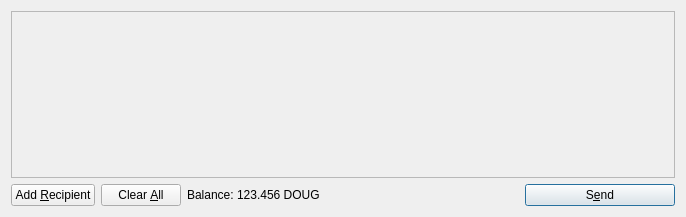
<?xml version="1.0" encoding="UTF-8"?>
<ui version="4.0">
 <class>SendCoinsDialog</class>
 <widget class="QDialog" name="SendCoinsDialog">
  <property name="geometry">
   <rect>
    <x>0</x>
    <y>0</y>
    <width>686</width>
    <height>217</height>
   </rect>
  </property>
  <property name="windowTitle">
   <string>Send Coins</string>
  </property>
  <layout class="QVBoxLayout" name="verticalLayout">
   <item>
    <widget class="QScrollArea" name="scrollArea">
     <property name="widgetResizable">
      <bool>true</bool>
     </property>
     <widget class="QWidget" name="scrollAreaWidgetContents">
      <property name="geometry">
       <rect>
        <x>0</x>
        <y>0</y>
        <width>666</width>
        <height>165</height>
       </rect>
      </property>
      <layout class="QVBoxLayout" name="verticalLayout_2">
       <property name="margin">
        <number>0</number>
       </property>
       <item>
        <layout class="QVBoxLayout" name="entries">
         <property name="spacing">
          <number>6</number>
         </property>
        </layout>
       </item>
       <item>
        <spacer name="verticalSpacer">
         <property name="orientation">
          <enum>Qt::Vertical</enum>
         </property>
         <property name="sizeHint" stdset="0">
          <size>
           <width>20</width>
           <height>40</height>
          </size>
         </property>
        </spacer>
       </item>
      </layout>
     </widget>
    </widget>
   </item>
   <item>
    <layout class="QHBoxLayout" name="horizontalLayout">
     <item>
      <widget class="QPushButton" name="addButton">
       <property name="toolTip">
        <string>Send to multiple recipients at once</string>
       </property>
       <property name="text">
        <string>Add &amp;Recipient</string>
       </property>
       <property name="icon">
        <iconset resource="../bitcoin.qrc">
         <normaloff>:/icons/add</normaloff>:/icons/add</iconset>
       </property>
       <property name="autoDefault">
        <bool>false</bool>
       </property>
      </widget>
     </item>
     <item>
      <widget class="QPushButton" name="clearButton">
       <property name="sizePolicy">
        <sizepolicy hsizetype="Minimum" vsizetype="Fixed">
         <horstretch>0</horstretch>
         <verstretch>0</verstretch>
        </sizepolicy>
       </property>
       <property name="toolTip">
        <string>Remove all transaction fields</string>
       </property>
       <property name="text">
        <string>Clear &amp;All</string>
       </property>
       <property name="icon">
        <iconset resource="../bitcoin.qrc">
         <normaloff>:/icons/remove</normaloff>:/icons/remove</iconset>
       </property>
       <property name="autoRepeatDelay">
        <number>300</number>
       </property>
       <property name="autoDefault">
        <bool>false</bool>
       </property>
      </widget>
     </item>
     <item>
      <layout class="QHBoxLayout" name="horizontalLayout_2">
       <property name="spacing">
        <number>3</number>
       </property>
       <item>
        <widget class="QLabel" name="label">
         <property name="text">
          <string>Balance:</string>
         </property>
        </widget>
       </item>
       <item>
        <widget class="QLabel" name="labelBalance">
         <property name="cursor">
          <cursorShape>IBeamCursor</cursorShape>
         </property>
         <property name="text">
          <string>123.456 DOUG</string>
         </property>
         <property name="textInteractionFlags">
          <set>Qt::LinksAccessibleByMouse|Qt::TextSelectableByKeyboard|Qt::TextSelectableByMouse</set>
         </property>
        </widget>
       </item>
      </layout>
     </item>
     <item>
      <spacer name="horizontalSpacer">
       <property name="orientation">
        <enum>Qt::Horizontal</enum>
       </property>
       <property name="sizeHint" stdset="0">
        <size>
         <width>40</width>
         <height>20</height>
        </size>
       </property>
      </spacer>
     </item>
     <item>
      <widget class="QPushButton" name="sendButton">
       <property name="minimumSize">
        <size>
         <width>150</width>
         <height>0</height>
        </size>
       </property>
       <property name="toolTip">
        <string>Confirm the send action</string>
       </property>
       <property name="text">
        <string>S&amp;end</string>
       </property>
       <property name="icon">
        <iconset resource="../bitcoin.qrc">
         <normaloff>:/icons/send</normaloff>:/icons/send</iconset>
       </property>
       <property name="default">
        <bool>true</bool>
       </property>
      </widget>
     </item>
    </layout>
   </item>
  </layout>
 </widget>
 <resources>
  <include location="../bitcoin.qrc"/>
 </resources>
 <connections/>
</ui>
